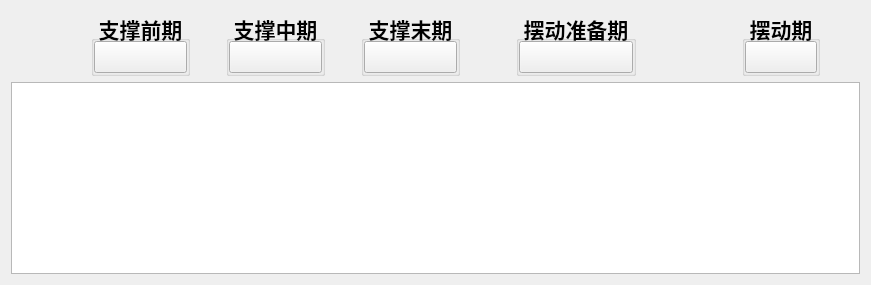
      <widget class="QWidget" name="tab_11">
       <attribute name="icon">
        <iconset>
         <selectedoff>:/icon/image/white.PNG</selectedoff>
         <selectedon>:/icon/image/red.PNG</selectedon>
        </iconset>
       </attribute>
       <attribute name="title">
        <string>DownHill</string>
       </attribute>
       <layout class="QVBoxLayout" name="verticalLayout_12">
        <item>
         <layout class="QHBoxLayout" name="horizontalLayout_15">
          <item>
           <spacer name="horizontalSpacer_62">
            <property name="orientation">
             <enum>Qt::Horizontal</enum>
            </property>
            <property name="sizeType">
             <enum>QSizePolicy::Preferred</enum>
            </property>
            <property name="sizeHint" stdset="0">
             <size>
              <width>80</width>
              <height>20</height>
             </size>
            </property>
           </spacer>
          </item>
          <item>
           <widget class="QGroupBox" name="groupBox_53">
            <property name="enabled">
             <bool>true</bool>
            </property>
            <property name="font">
             <font>
              <family>Times New Roman</family>
              <pointsize>16</pointsize>
              <weight>75</weight>
              <bold>true</bold>
             </font>
            </property>
            <property name="styleSheet">
             <string notr="true"/>
            </property>
            <property name="title">
             <string>支撑前期</string>
            </property>
            <property name="alignment">
             <set>Qt::AlignCenter</set>
            </property>
            <property name="flat">
             <bool>true</bool>
            </property>
            <property name="checkable">
             <bool>false</bool>
            </property>
            <layout class="QGridLayout" name="gridLayout_53">
             <property name="sizeConstraint">
              <enum>QLayout::SetNoConstraint</enum>
             </property>
             <property name="leftMargin">
              <number>0</number>
             </property>
             <property name="topMargin">
              <number>0</number>
             </property>
             <property name="rightMargin">
              <number>0</number>
             </property>
             <property name="bottomMargin">
              <number>0</number>
             </property>
             <property name="verticalSpacing">
              <number>6</number>
             </property>
             <item row="0" column="0">
              <widget class="MyPushbutton" name="pushButton_22">
               <property name="text">
                <string/>
               </property>
              </widget>
             </item>
            </layout>
           </widget>
          </item>
          <item>
           <spacer name="horizontalSpacer_63">
            <property name="orientation">
             <enum>Qt::Horizontal</enum>
            </property>
            <property name="sizeType">
             <enum>QSizePolicy::Preferred</enum>
            </property>
            <property name="sizeHint" stdset="0">
             <size>
              <width>30</width>
              <height>20</height>
             </size>
            </property>
           </spacer>
          </item>
          <item>
           <widget class="QGroupBox" name="groupBox_54">
            <property name="enabled">
             <bool>true</bool>
            </property>
            <property name="font">
             <font>
              <family>Times New Roman</family>
              <pointsize>16</pointsize>
              <weight>75</weight>
              <bold>true</bold>
             </font>
            </property>
            <property name="styleSheet">
             <string notr="true"/>
            </property>
            <property name="title">
             <string>支撑中期</string>
            </property>
            <property name="alignment">
             <set>Qt::AlignCenter</set>
            </property>
            <property name="flat">
             <bool>true</bool>
            </property>
            <property name="checkable">
             <bool>false</bool>
            </property>
            <layout class="QGridLayout" name="gridLayout_54">
             <property name="sizeConstraint">
              <enum>QLayout::SetNoConstraint</enum>
             </property>
             <property name="leftMargin">
              <number>0</number>
             </property>
             <property name="topMargin">
              <number>0</number>
             </property>
             <property name="rightMargin">
              <number>0</number>
             </property>
             <property name="bottomMargin">
              <number>0</number>
             </property>
             <property name="verticalSpacing">
              <number>6</number>
             </property>
             <item row="0" column="0">
              <widget class="MyPushbutton" name="pushButton_23">
               <property name="text">
                <string/>
               </property>
              </widget>
             </item>
            </layout>
           </widget>
          </item>
          <item>
           <spacer name="horizontalSpacer_64">
            <property name="orientation">
             <enum>Qt::Horizontal</enum>
            </property>
            <property name="sizeType">
             <enum>QSizePolicy::Preferred</enum>
            </property>
            <property name="sizeHint" stdset="0">
             <size>
              <width>30</width>
              <height>20</height>
             </size>
            </property>
           </spacer>
          </item>
          <item>
           <widget class="QGroupBox" name="groupBox_55">
            <property name="enabled">
             <bool>true</bool>
            </property>
            <property name="font">
             <font>
              <family>Times New Roman</family>
              <pointsize>16</pointsize>
              <weight>75</weight>
              <bold>true</bold>
             </font>
            </property>
            <property name="styleSheet">
             <string notr="true"/>
            </property>
            <property name="title">
             <string>支撑末期</string>
            </property>
            <property name="alignment">
             <set>Qt::AlignCenter</set>
            </property>
            <property name="flat">
             <bool>true</bool>
            </property>
            <property name="checkable">
             <bool>false</bool>
            </property>
            <layout class="QGridLayout" name="gridLayout_55">
             <property name="sizeConstraint">
              <enum>QLayout::SetNoConstraint</enum>
             </property>
             <property name="leftMargin">
              <number>0</number>
             </property>
             <property name="topMargin">
              <number>0</number>
             </property>
             <property name="rightMargin">
              <number>0</number>
             </property>
             <property name="bottomMargin">
              <number>0</number>
             </property>
             <property name="verticalSpacing">
              <number>6</number>
             </property>
             <item row="0" column="0">
              <widget class="MyPushbutton" name="pushButton_24">
               <property name="text">
                <string/>
               </property>
              </widget>
             </item>
            </layout>
           </widget>
          </item>
          <item>
           <spacer name="horizontalSpacer_65">
            <property name="orientation">
             <enum>Qt::Horizontal</enum>
            </property>
            <property name="sizeType">
             <enum>QSizePolicy::Preferred</enum>
            </property>
            <property name="sizeHint" stdset="0">
             <size>
              <width>50</width>
              <height>20</height>
             </size>
            </property>
           </spacer>
          </item>
          <item>
           <widget class="QGroupBox" name="groupBox_56">
            <property name="enabled">
             <bool>true</bool>
            </property>
            <property name="font">
             <font>
              <family>Times New Roman</family>
              <pointsize>16</pointsize>
              <weight>75</weight>
              <bold>true</bold>
             </font>
            </property>
            <property name="styleSheet">
             <string notr="true"/>
            </property>
            <property name="title">
             <string>摆动准备期</string>
            </property>
            <property name="alignment">
             <set>Qt::AlignCenter</set>
            </property>
            <property name="flat">
             <bool>true</bool>
            </property>
            <property name="checkable">
             <bool>false</bool>
            </property>
            <layout class="QGridLayout" name="gridLayout_56">
             <property name="sizeConstraint">
              <enum>QLayout::SetNoConstraint</enum>
             </property>
             <property name="leftMargin">
              <number>0</number>
             </property>
             <property name="topMargin">
              <number>0</number>
             </property>
             <property name="rightMargin">
              <number>0</number>
             </property>
             <property name="bottomMargin">
              <number>0</number>
             </property>
             <property name="verticalSpacing">
              <number>6</number>
             </property>
             <item row="0" column="0">
              <widget class="MyPushbutton" name="pushButton_25">
               <property name="text">
                <string/>
               </property>
              </widget>
             </item>
            </layout>
           </widget>
          </item>
          <item>
           <spacer name="horizontalSpacer_66">
            <property name="orientation">
             <enum>Qt::Horizontal</enum>
            </property>
            <property name="sizeType">
             <enum>QSizePolicy::Preferred</enum>
            </property>
            <property name="sizeHint" stdset="0">
             <size>
              <width>100</width>
              <height>20</height>
             </size>
            </property>
           </spacer>
          </item>
          <item>
           <widget class="QGroupBox" name="groupBox_57">
            <property name="enabled">
             <bool>true</bool>
            </property>
            <property name="font">
             <font>
              <family>Times New Roman</family>
              <pointsize>16</pointsize>
              <weight>75</weight>
              <bold>true</bold>
             </font>
            </property>
            <property name="styleSheet">
             <string notr="true"/>
            </property>
            <property name="title">
             <string>摆动期</string>
            </property>
            <property name="alignment">
             <set>Qt::AlignCenter</set>
            </property>
            <property name="flat">
             <bool>true</bool>
            </property>
            <property name="checkable">
             <bool>false</bool>
            </property>
            <layout class="QGridLayout" name="gridLayout_57">
             <property name="sizeConstraint">
              <enum>QLayout::SetNoConstraint</enum>
             </property>
             <property name="leftMargin">
              <number>0</number>
             </property>
             <property name="topMargin">
              <number>0</number>
             </property>
             <property name="rightMargin">
              <number>0</number>
             </property>
             <property name="bottomMargin">
              <number>0</number>
             </property>
             <property name="verticalSpacing">
              <number>6</number>
             </property>
             <item row="0" column="0">
              <widget class="MyPushbutton" name="pushButton_26">
               <property name="text">
                <string/>
               </property>
              </widget>
             </item>
            </layout>
           </widget>
          </item>
          <item>
           <spacer name="horizontalSpacer_67">
            <property name="orientation">
             <enum>Qt::Horizontal</enum>
            </property>
            <property name="sizeType">
             <enum>QSizePolicy::Expanding</enum>
            </property>
            <property name="sizeHint" stdset="0">
             <size>
              <width>40</width>
              <height>20</height>
             </size>
            </property>
           </spacer>
          </item>
         </layout>
        </item>
        <item>
         <widget class="QGraphicsView" name="graphicsdownhill_2"/>
        </item>
       </layout>
      </widget>
